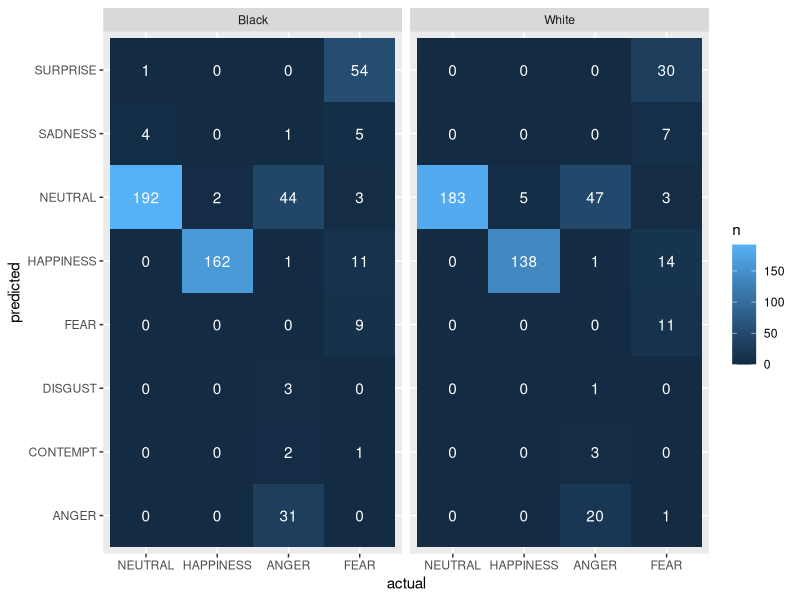
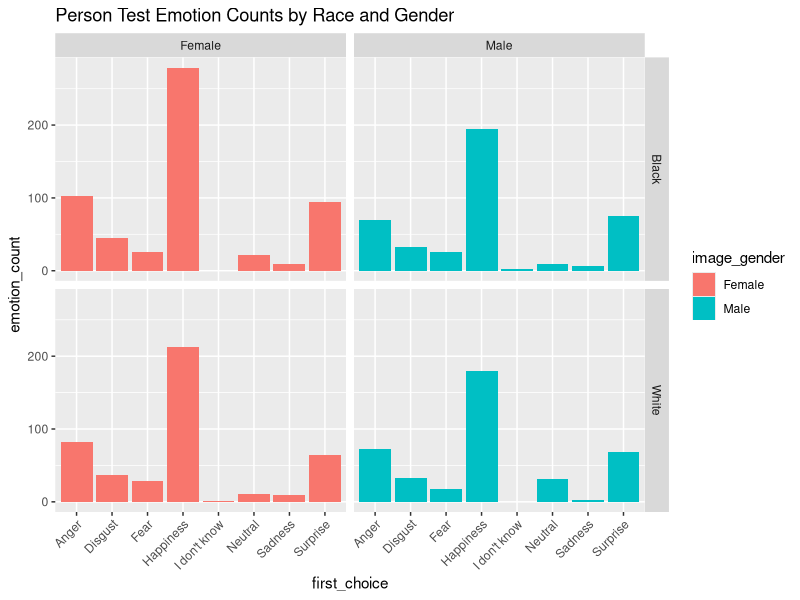
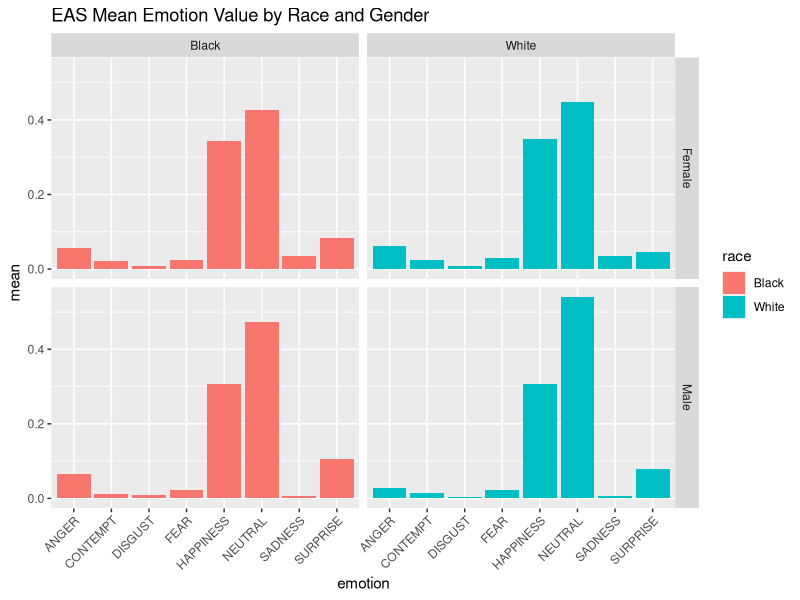

These charts were generated, in order, by the following R code:
## ---- chunk 1
#| label: load-packages
#| message: false

library(readxl)
library(dplyr)
library(tidyr)
library(stringr)
library(ggplot2)
library(skimr)
library(tidyverse)

person_data_clean <- read.csv("data/person_data_clean.csv")
eas_data <- read.csv("data/eas_data.csv")
eas_data_clean <- read.csv("data/eas_data_clean.csv")
choice_correct_eas <- read.csv("data/choice_correct_eas.csv")
## ---- chunk 2
#| label: predicted-actual
# Select the subset of columns from the eas_data dataset that contain emotions
probs <- eas_data |>
  select(SADNESS:HAPPINESS)

# Find the emotion with the highest value for each row of the probs dataset
preds <- colnames(probs)[apply(probs, 1, which.max)]

# Create a contingency table that compares the actual emotions in the eas_data
table(eas_data$Emotion, preds)
## ---- chunk 3
#| label: race-issue
df <- eas_data |>
  mutate(actual = factor(Emotion, levels= c("N" , "HC" ,"A",  "HO" ,"F" ), 
                          labels=c('NEUTRAL', 'HAPPINESS', 'ANGER', 'HAPPINESS', 'FEAR'))) |>
  mutate(predicted = preds) |>
  mutate(accuracy = predicted == actual ) 
df |>
  group_by(race) |>
  summarise(mean(accuracy))

df |>
  count(race, actual)

## ---- chunk 4
#| label: race-heatmap
df |>
  filter(race %in% c('Black', 'White')) |>
  count(race, predicted, actual) |>
  complete(predicted, actual, race, fill=list(n=0)) |>
  ggplot(aes(x=actual, y=predicted, fill=n)) + geom_tile() + facet_wrap(~race) +
  geom_text(aes(label=n), color='white')

## ---- chunk 5
#| label: emotion-counts-person
#| warning: false

emotion_counts <- person_data_clean |>
  filter(image_gender %in% c("Male", "Female")) |>
  group_by(image_race, image_gender) |>
  count(first_choice) |>
  rename(emotion_count = n)

ggplot(emotion_counts, aes(x = first_choice, y = emotion_count, fill = image_gender)) +
  geom_bar(stat = "identity", position = "dodge") +
  facet_grid(image_race ~ image_gender) +
  theme(axis.text.x = element_text(angle = 45, hjust = 1)) +
  labs(title = "Person Test Emotion Counts by Race and Gender")

## ---- chunk 6
#| label: eas-bar-graph-black-vs-white
#| message: false
#| warning: false

emotion_summary_race_gender <- eas_data |>
  filter(race %in% c('Black', 'White')) |>
  pivot_longer(cols = SADNESS:HAPPINESS, names_to = "emotion", values_to = "value") |>
  group_by(race, gender, emotion) |>
  summarise(mean = mean(value), sd = sd(value))

ggplot(emotion_summary_race_gender, aes(x = emotion, y = mean, fill = race)) +
  geom_bar(stat = "identity", position = "dodge") +
  facet_grid(rows = vars(gender), cols = vars(race)) +
  theme(axis.text.x = element_text(angle = 45, hjust = 1)) +
  labs(title = "EAS Mean Emotion Value by Race and Gender")

## ---- chunk 7
#| label: analysis-of-prop-eas-vs-person

choice_correct_person <- person_data_clean |>
  select(-id, -city, -region, -second_choice, -would_not_use, 
         -gender, -race) |>
  mutate(
    correct = emotion == first_choice
  )

black_correct_person <- person_data_clean |>
  select(-id, -city, -region, -second_choice, -would_not_use, 
         -gender, -race) |>
  filter(image_race == "Black", image_gender == "Male") |>
  mutate(
    correct = emotion == first_choice
  )


black_correct_eas <- eas_data_clean |>
  rowwise() |>
  mutate(
    value = max(c_across(SADNESS:HAPPINESS)),
     PredictedEmotion = names(eas_data_clean)
      [which.max(c_across(SADNESS:HAPPINESS)) + 2]
    #https://stackoverflow.com/questions/30196495/how-to-use-dplyrs-summarize-and-which-to-lookup-min-max-values
    ) |>
  select(-SADNESS:-value) |>
  mutate(Correct = Emotion == PredictedEmotion) |>
  filter(str_detect(Target, "BM"))

#for finding proportion of incorrect decisions that are angry
#filter by predicted emotion being angry and correct == false


type1_eas <- black_correct_eas |>
  filter(PredictedEmotion == "ANGER", Correct == FALSE)

type1_person <- black_correct_person |>
  filter(first_choice == "Anger", correct == FALSE)
## ---- chunk 8
#| label: hypothesis-chi-square-table
#| warning: false

res <- data.frame()
for (cat in unique(df$actual)){
  cur <- df |>
    filter(actual == cat, race %in% c('Black', 'White'))
  comp <- chisq.test(table(cur$race, cur$predicted))
  res <- bind_rows(res, data.frame(category=cat, statisitcs=comp$statistic, pvalue=comp$p.value))
}
res <- res |>
  tibble::rownames_to_column() |>
  select(-rowname)
res
## ---- chunk 9
#| label: difference-in-prop-type1
#hypothesis test: 

prop.test(x = c(length(type1_eas), length(type1_person)),
          n = c(length(eas_data_clean), length(person_data_clean)),
          alternative = "two.sided")

#https://stackoverflow.com/questions/35812166/the-use-of-prop-test-in-r

